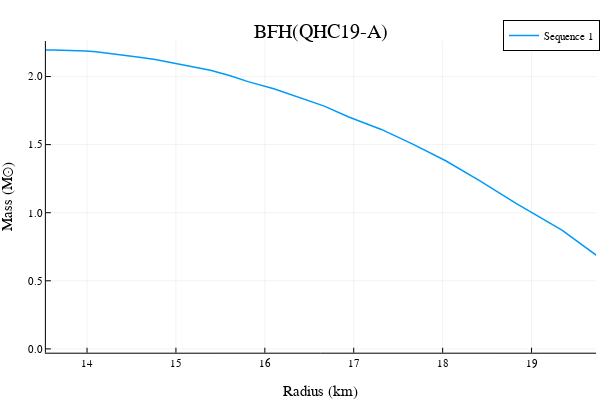

Notebook source saved alongside this figure:
### Code cell
ρ₀ = collect(1.0e-5:1.0e-4:1.0e-2);

x_interval = [0.0 2.121710214285006e-13; 2.121710214285006e-13 0.0014594123379490006; 0.0014594123379490006 0.0023525678858535635; 0.0023525678858535635 0.0026531025371383686; 0.0026531025371383686 0.007690387374332126]; 
y_interval = [0.0 1.096376754968612e-5; 1.096376754968612e-5 0.3739156386788699; 0.3739156386788699 0.4155102040816361; 0.4155102040816361 0.5193484129953385; 0.5193484129953385 0.6934721512519161];

M,R = make_TOV_sequence(ρ₀, piece_wise_linear_csound, [x_interval, y_interval])


@time begin
    ρ₀ = collect(1.0e-5:1.0e-4:1.0e-2);

    M,R = make_TOV_sequence(ρ₀, piece_wise_linear_csound, [x_interval, y_interval])
    plotlyjs()
    plot(R.*1.48, M, label = "Sequence 1", xlabel = "Radius (km)", ylabel = "Mass (M⊙)", title = "BFH(QHC19-A)", linewidth = 1.5, xlims = (13.53715, 19.72578))
end

### Figure 1 — Plotly figure (JSON) as saved in the notebook; plotly's stock layout.template omitted (floating-point values rounded to 4 significant figures)
{"data": [{"colorbar": {"title": ""}, "legendgroup": "Sequence 1", "line": {"color": "rgba(0, 154, 250, 1.000)", "dash": "solid", "shape": "linear", "width": 1.5}, "mode": "lines", "name": "Sequence 1", "showlegend": true, "type": "scatter", "x": [22.63, 20.44, 19.83, 19.34, 18.83, 18.41, 18.03, 17.66, 17.31, 16.94, 16.67, 16.38, 16.1, 15.81, 15.6, 15.39, 15.14, 14.94, 14.77, 14.59, 14.44, 14.32, 14.19, 14.1, 13.99, 13.89, 13.72, 13.62, 13.52, 13.38, 13.31, 13.17, 13.14, 13.02, 12.92, 12.85, 12.79, 12.71, 12.61, 12.57, 12.51, 12.47, 12.34, 12.33, 12.24, 12.22, 12.12, 12.12, 12.06, 11.97, 11.97, 11.94, 11.85, 11.82, 11.76, 11.72, 11.71, 11.64, 11.65, 11.56, 11.57, 11.49, 11.44, 11.42, 11.4, 11.39, 11.36, 11.35, 11.34, 11.24, 11.21, 11.21, 11.18, 11.12, 11.1, 11.12, 11.04, 11.05, 11.02, 10.97, 10.97, 10.97, 10.89, 10.91, 10.88, 10.82, 10.8, 10.81, 10.79, 10.76, 10.72, 10.73, 10.68, 10.7, 10.65, 10.66, 10.63, 10.62, 10.57, 10.58], "xaxis": "x", "y": [0.0367, 0.3638, 0.639, 0.8716, 1.069, 1.237, 1.382, 1.505, 1.612, 1.703, 1.783, 1.851, 1.911, 1.962, 2.007, 2.046, 2.078, 2.104, 2.125, 2.142, 2.156, 2.167, 2.175, 2.182, 2.187, 2.191, 2.193, 2.195, 2.196, 2.196, 2.195, 2.194, 2.192, 2.19, 2.187, 2.184, 2.181, 2.177, 2.174, 2.171, 2.167, 2.163, 2.159, 2.155, 2.151, 2.146, 2.142, 2.138, 2.133, 2.129, 2.124, 2.12, 2.115, 2.111, 2.106, 2.102, 2.097, 2.093, 2.088, 2.084, 2.079, 2.075, 2.07, 2.066, 2.062, 2.058, 2.053, 2.049, 2.045, 2.04, 2.036, 2.032, 2.028, 2.024, 2.02, 2.016, 2.012, 2.008, 2.004, 2.0, 1.996, 1.992, 1.988, 1.985, 1.981, 1.977, 1.973, 1.969, 1.966, 1.962, 1.959, 1.955, 1.952, 1.948, 1.945, 1.941, 1.938, 1.934, 1.931, 1.928], "yaxis": "y", "zmax": null, "zmin": null}], "layout": {"annotations": [{"font": {"color": "rgba(0, 0, 0, 1.000)", "family": "sans-serif", "size": 20}, "rotation": 0, "showarrow": false, "text": "BFH(QHC19-A)", "x": 0.535, "xanchor": "center", "xref": "paper", "y": 1, "yanchor": "top", "yref": "paper"}], "height": 400, "legend": {"bgcolor": "rgba(255, 255, 255, 1.000)", "bordercolor": "rgba(0, 0, 0, 1.000)", "borderwidth": 1, "font": {"color": "rgba(0, 0, 0, 1.000)", "family": "sans-serif", "size": 11}, "title": {"font": {"color": "rgba(0, 0, 0, 1.000)", "family": "sans-serif", "size": 15}, "text": ""}, "tracegroupgap": 0, "traceorder": "normal", "x": 1, "xanchor": "auto", "y": 1, "yanchor": "auto"}, "margin": {"b": 20, "l": 0, "r": 0, "t": 20}, "paper_bgcolor": "rgba(255, 255, 255, 1.000)", "plot_bgcolor": "rgba(255, 255, 255, 1.000)", "showlegend": true, "width": 600, "xaxis": {"anchor": "y", "domain": [0.07647, 0.9934], "gridcolor": "rgba(0, 0, 0, 0.100)", "gridwidth": 0.5, "linecolor": "rgba(0, 0, 0, 1.000)", "mirror": false, "range": [13.54, 19.73], "showgrid": true, "showline": true, "showticklabels": true, "tickangle": 0, "tickcolor": "rgb(0, 0, 0)", "tickfont": {"color": "rgba(0, 0, 0, 1.000)", "family": "sans-serif", "size": 11}, "tickmode": "array", "ticks": "inside", "ticktext": ["14", "15", "16", "17", "18", "19"], "tickvals": [14, 15, 16, 17, 18, 19], "title": "Radius (km)", "titlefont": {"color": "rgba(0, 0, 0, 1.000)", "family": "sans-serif", "size": 15}, "type": "-", "visible": true, "zeroline": false, "zerolinecolor": "rgba(0, 0, 0, 1.000)"}, "yaxis": {"anchor": "x", "domain": [0.07581, 0.9415], "gridcolor": "rgba(0, 0, 0, 0.100)", "gridwidth": 0.5, "linecolor": "rgba(0, 0, 0, 1.000)", "mirror": false, "range": [-0.02808, 2.261], "showgrid": true, "showline": true, "showticklabels": true, "tickangle": 0, "tickcolor": "rgb(0, 0, 0)", "tickfont": {"color": "rgba(0, 0, 0, 1.000)", "family": "sans-serif", "size": 11}, "tickmode": "array", "ticks": "inside", "ticktext": ["0.0", "0.5", "1.0", "1.5", "2.0"], "tickvals": [0, 0.5, 1, 1.5, 2], "title": "Mass (M⊙)", "titlefont": {"color": "rgba(0, 0, 0, 1.000)", "family": "sans-serif", "size": 15}, "type": "-", "visible": true, "zeroline": false, "zerolinecolor": "rgba(0, 0, 0, 1.000)"}}}
